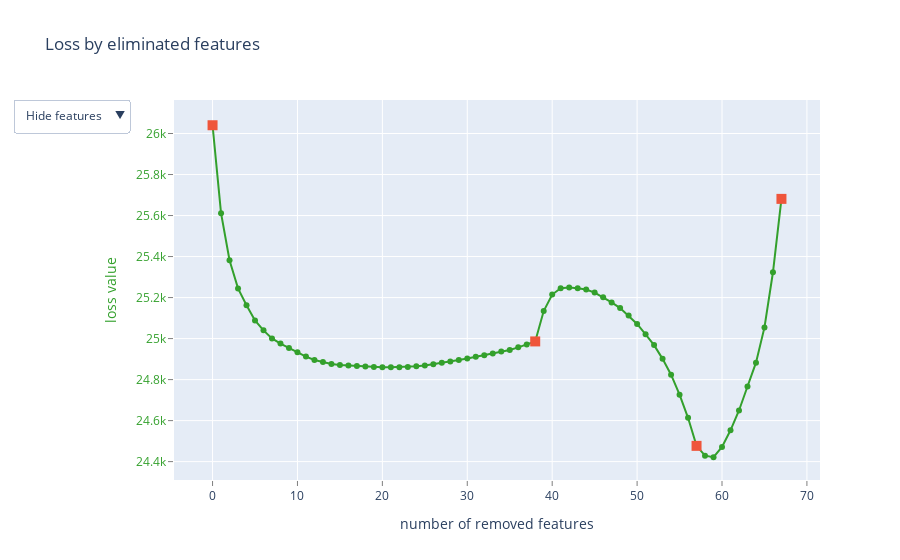

Write notebook code for a chart like this one.
### Code cell
model = CatBoostRegressor(iterations=5000)

train_pool = Pool(X_train_cb, y_train_cb, feature_names=list(X_train_cb.columns), cat_features=list(df_train.select_dtypes("object").columns))
test_pool = Pool(X_test_cb, y_test_cb, feature_names=list(X_test_cb.columns), cat_features=list(df_train.select_dtypes("object").columns))

summary = model.select_features(
    train_pool,
    eval_set=test_pool,
    features_for_select=list(X_train_cb.columns),
    num_features_to_select=10,
    steps=3,
    algorithm=EFeaturesSelectionAlgorithm.RecursiveByShapValues,
    shap_calc_type=EShapCalcType.Regular,
    train_final_model=True,
    logging_level='Silent',
    plot=True
)

### Figure 1 — Plotly figure (JSON) as saved in the notebook; plotly's stock layout.template omitted (floating-point values rounded to 4 significant figures)
{"data": [{"line": {"color": "rgb(51,160,44)"}, "mode": "lines+markers", "name": "", "text": ["", "2nd Flr SF", "Lot Shape", "Bsmt Unf SF", "Yr Sold", "Total Bsmt SF", "Land Contour", "Mo Sold", "Lot Frontage", "Pool Area", "Fireplace Qu", "BsmtFin SF 2", "Exterior 2nd", "Exterior 1st", "Central Air", "Garage Type", "Exter Cond", "Bsmt Half Bath", "Heating", "Roof Matl", "3Ssn Porch", "Low Qual Fin SF", "Pool QC", "Land Slope", "Utilities", "Garage Area", "MS SubClass", "Garage Cond", "Garage Qual", "Bsmt Cond", "Street", "BsmtFin Type 2", "Enclosed Porch", "Misc Val", "Electrical", "Wood Deck SF", "Foundation", "House Style", "Roof Style", "Full Bath", "1st Flr SF", "TotRms AbvGrd", "Kitchen AbvGr", "Bedroom AbvGr", "Bsmt Full Bath", "Mas Vnr Type", "Screen Porch", "Lot Config", "Heating QC", "Open Porch SF", "Condition 2", "Bldg Type", "Functional", "Sale Type", "Garage Cars", "Half Bath", "Mas Vnr Area", "Paved Drive", "Garage Finish", "BsmtFin Type 1", "Garage Yr Blt", "Bsmt Exposure", "MS Zoning", "Overall Cond", "Condition 1", "Sale Condition", "Lot Area", "Exter Qual"], "type": "scatter", "x": [0, 1, 2, 3, 4, 5, 6, 7, 8, 9, 10, 11, 12, 13, 14, 15, 16, 17, 18, 19, 20, 21, 22, 23, 24, 25, 26, 27, 28, 29, 30, 31, 32, 33, 34, 35, 36, 37, 38, 39, 40, 41, 42, 43, 44, 45, 46, 47, 48, 49, 50, 51, 52, 53, 54, 55, 56, 57, 58, 59, 60, 61, 62, 63, 64, 65, 66, 67], "y": [26040.0, 25610.0, 25380.0, 25240.0, 25160.0, 25090.0, 25040.0, 25000.0, 24980.0, 24950.0, 24930.0, 24910.0, 24900.0, 24890.0, 24880.0, 24870.0, 24870.0, 24870.0, 24860.0, 24860.0, 24860.0, 24860.0, 24860.0, 24860.0, 24860.0, 24870.0, 24870.0, 24880.0, 24890.0, 24900.0, 24900.0, 24910.0, 24920.0, 24930.0, 24940.0, 24940.0, 24960.0, 24970.0, 24990.0, 25130.0, 25210.0, 25250.0, 25250.0, 25240.0, 25240.0, 25220.0, 25200.0, 25180.0, 25150.0, 25110.0, 25070.0, 25020.0, 24970.0, 24900.0, 24820.0, 24730.0, 24610.0, 24480.0, 24430.0, 24420.0, 24470.0, 24550.0, 24650.0, 24770.0, 24880.0, 25050.0, 25320.0, 25680.0]}, {"marker": {"size": 10, "symbol": "square"}, "mode": "markers", "name": "", "text": ["", "Roof Style", "Paved Drive", "Exter Qual"], "type": "scatter", "x": [0, 38, 57, 67], "y": [26040.0, 24990.0, 24480.0, 25680.0]}, {"mode": "text", "name": "", "text": ["", "42", "5", "35", "73", "36", "6", "72", "2", "69", "55", "34", "22", "21", "39", "56", "26", "46", "37", "20", "67", "43", "70", "9", "7", "60", "0", "62", "61", "29", "4", "33", "66", "71", "40", "64", "27", "14", "19", "47", "41", "52", "50", "49", "45", "23", "68", "8", "38", "65", "12", "13", "53", "74", "59", "48", "24", "63", "58", "31", "57", "30", "1", "16", "11", "75", "3", "25"], "textfont": {"color": "rgb(51,160,44)", "family": "sans serif", "size": 18}, "textposition": "bottom center", "type": "scatter", "visible": false, "x": [0, 1, 2, 3, 4, 5, 6, 7, 8, 9, 10, 11, 12, 13, 14, 15, 16, 17, 18, 19, 20, 21, 22, 23, 24, 25, 26, 27, 28, 29, 30, 31, 32, 33, 34, 35, 36, 37, 38, 39, 40, 41, 42, 43, 44, 45, 46, 47, 48, 49, 50, 51, 52, 53, 54, 55, 56, 57, 58, 59, 60, 61, 62, 63, 64, 65, 66, 67], "y": [26040.0, 25610.0, 25380.0, 25240.0, 25160.0, 25090.0, 25040.0, 25000.0, 24980.0, 24950.0, 24930.0, 24910.0, 24900.0, 24890.0, 24880.0, 24870.0, 24870.0, 24870.0, 24860.0, 24860.0, 24860.0, 24860.0, 24860.0, 24860.0, 24860.0, 24870.0, 24870.0, 24880.0, 24890.0, 24900.0, 24900.0, 24910.0, 24920.0, 24930.0, 24940.0, 24940.0, 24960.0, 24970.0, 24990.0, 25130.0, 25210.0, 25250.0, 25250.0, 25240.0, 25240.0, 25220.0, 25200.0, 25180.0, 25150.0, 25110.0, 25070.0, 25020.0, 24970.0, 24900.0, 24820.0, 24730.0, 24610.0, 24480.0, 24430.0, 24420.0, 24470.0, 24550.0, 24650.0, 24770.0, 24880.0, 25050.0, 25320.0, 25680.0]}, {"mode": "text", "name": "", "text": ["", "2nd Flr SF", "Lot Shape", "Bsmt Unf SF", "Yr Sold", "Total Bsmt SF", "Land Contour", "Mo Sold", "Lot Frontage", "Pool Area", "Fireplace Qu", "BsmtFin SF 2", "Exterior 2nd", "Exterior 1st", "Central Air", "Garage Type", "Exter Cond", "Bsmt Half Bath", "Heating", "Roof Matl", "3Ssn Porch", "Low Qual Fin SF", "Pool QC", "Land Slope", "Utilities", "Garage Area", "MS SubClass", "Garage Cond", "Garage Qual", "Bsmt Cond", "Street", "BsmtFin Type 2", "Enclosed Porch", "Misc Val", "Electrical", "Wood Deck SF", "Foundation", "House Style", "Roof Style", "Full Bath", "1st Flr SF", "TotRms AbvGrd", "Kitchen AbvGr", "Bedroom AbvGr", "Bsmt Full Bath", "Mas Vnr Type", "Screen Porch", "Lot Config", "Heating QC", "Open Porch SF", "Condition 2", "Bldg Type", "Functional", "Sale Type", "Garage Cars", "Half Bath", "Mas Vnr Area", "Paved Drive", "Garage Finish", "BsmtFin Type 1", "Garage Yr Blt", "Bsmt Exposure", "MS Zoning", "Overall Cond", "Condition 1", "Sale Condition", "Lot Area", "Exter Qual"], "textfont": {"color": "rgb(51,160,44)", "family": "sans serif", "size": 18}, "textposition": "bottom center", "type": "scatter", "visible": false, "x": [0, 1, 2, 3, 4, 5, 6, 7, 8, 9, 10, 11, 12, 13, 14, 15, 16, 17, 18, 19, 20, 21, 22, 23, 24, 25, 26, 27, 28, 29, 30, 31, 32, 33, 34, 35, 36, 37, 38, 39, 40, 41, 42, 43, 44, 45, 46, 47, 48, 49, 50, 51, 52, 53, 54, 55, 56, 57, 58, 59, 60, 61, 62, 63, 64, 65, 66, 67], "y": [26040.0, 25610.0, 25380.0, 25240.0, 25160.0, 25090.0, 25040.0, 25000.0, 24980.0, 24950.0, 24930.0, 24910.0, 24900.0, 24890.0, 24880.0, 24870.0, 24870.0, 24870.0, 24860.0, 24860.0, 24860.0, 24860.0, 24860.0, 24860.0, 24860.0, 24870.0, 24870.0, 24880.0, 24890.0, 24900.0, 24900.0, 24910.0, 24920.0, 24930.0, 24940.0, 24940.0, 24960.0, 24970.0, 24990.0, 25130.0, 25210.0, 25250.0, 25250.0, 25240.0, 25240.0, 25220.0, 25200.0, 25180.0, 25150.0, 25110.0, 25070.0, 25020.0, 24970.0, 24900.0, 24820.0, 24730.0, 24610.0, 24480.0, 24430.0, 24420.0, 24470.0, 24550.0, 24650.0, 24770.0, 24880.0, 25050.0, 25320.0, 25680.0]}], "layout": {"showlegend": false, "title": {"text": "Loss by eliminated features"}, "updatemenus": [{"active": 0, "buttons": [{"args": [{"visible": [true, true, false, false]}], "label": "Hide features", "method": "update"}, {"args": [{"visible": [true, true, true, false]}], "label": "Show indices", "method": "update"}, {"args": [{"visible": [true, true, false, true]}], "label": "Show names", "method": "update"}], "pad": {"r": 10, "t": 10}, "showactive": true, "x": -0.25, "xanchor": "left", "y": 1.03, "yanchor": "top"}], "xaxis": {"gridcolor": "rgb(255,255,255)", "showgrid": true, "showline": false, "showticklabels": true, "tickcolor": "rgb(127,127,127)", "ticks": "outside", "title": {"text": "number of removed features"}, "zeroline": false}, "yaxis": {"gridcolor": "rgb(255,255,255)", "showgrid": true, "showline": false, "showticklabels": true, "tickcolor": "rgb(127,127,127)", "tickfont": {"color": "rgb(51,160,44)"}, "ticks": "outside", "title": {"font": {"color": "rgb(51,160,44)"}, "text": "loss value"}, "zeroline": false}}}
